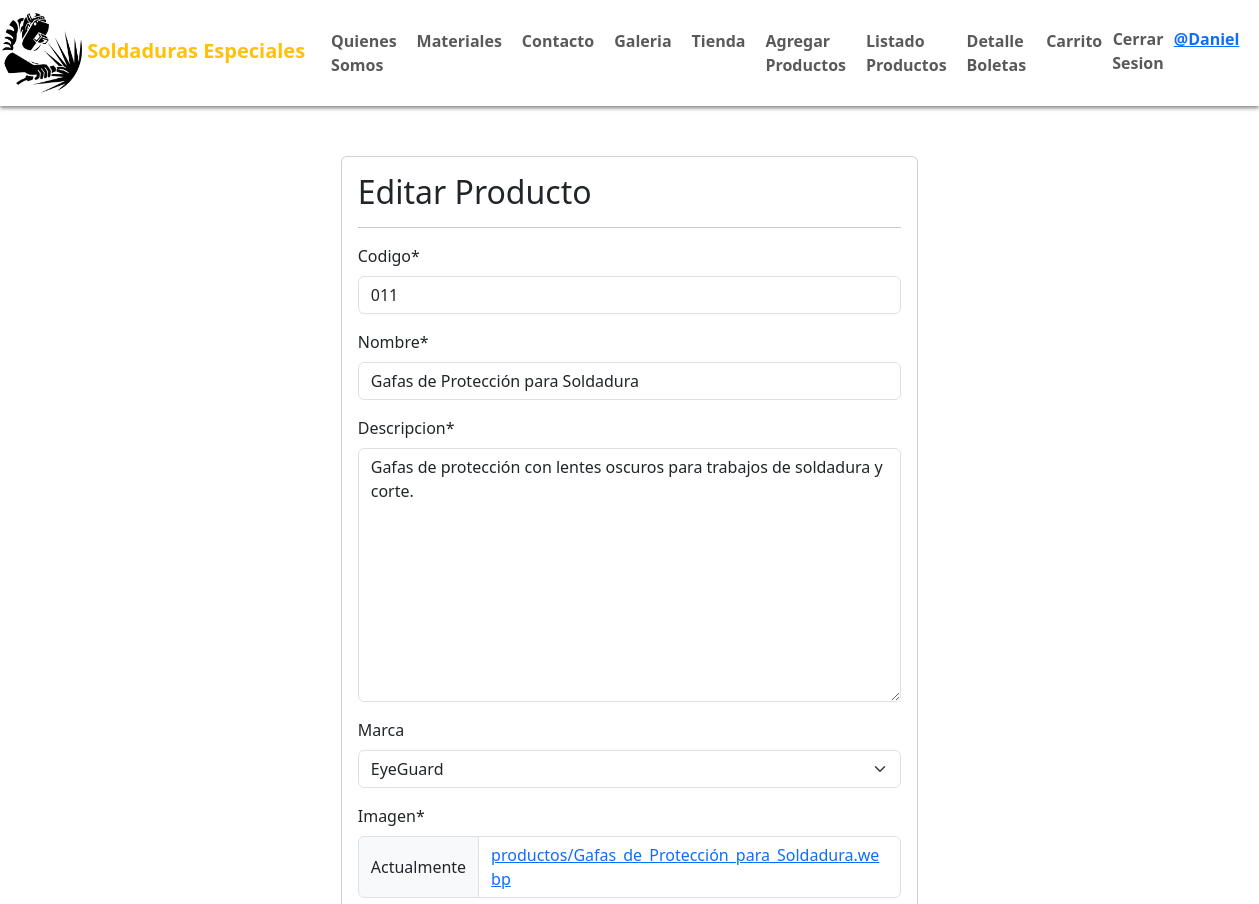
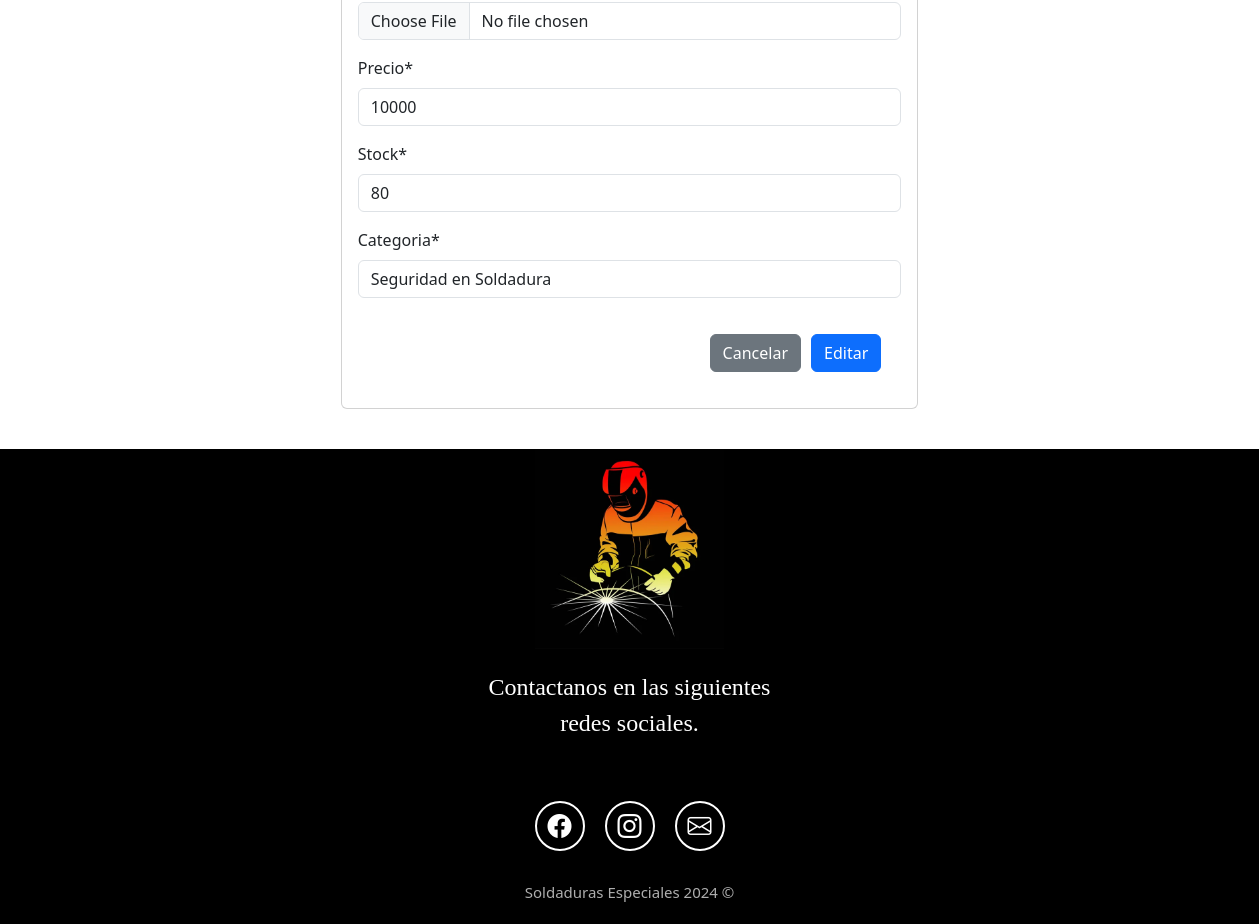
The app's page /modificar-productos/11/ (signed in) with its own data (2 pictures, top to bottom).
### myapp/models.py (models this page shows, shortened)
class Producto(models.Model):
    codigo = models.CharField(max_length=100, unique=True)
    nombre = models.CharField(max_length=200)
    descripcion = models.TextField()
    marca = models.ForeignKey(Marca, on_delete=models.PROTECT, null=True, blank=True, default=None)
    imagen = models.ImageField(upload_to='productos', null=True)
    precio = models.IntegerField()
    stock = models.IntegerField()
    categoria = models.CharField(max_length=100)

class Marca(models.Model):
    nombre= models.CharField(max_length=50)
    def __str__(self):
        return self.nombre

### myapp/views.py (the view, shortened to what this page needs)
# urls.py: path('modificar-productos/<id>/', views.modificar_productos, name="modificar_productos"),
@permission_required('myapp.change_producto')
def modificar_productos(request, id):
    producto = get_object_or_404(Producto, id=id)
    data = {
        'form': ProductoForm(instance=producto)
    }
    return render(request, 'myapp/modificar.html', data)

### myapp/forms.py (shortened to what this page needs)
class ProductoForm(forms.ModelForm):
    nombre = forms.CharField(min_length=3, max_length=50)
    precio = forms.IntegerField(min_value=1, max_value=1500000)
    codigo = forms.CharField(min_length=3, max_length=30)
    stock = forms.IntegerField(min_value=0, max_value=99)
    class Meta:
        model = Producto
        fields = '__all__'

### myapp/templates/myapp/modificar.html (shortened to what this page needs)
{% extends 'myapp/base.html' %}
{% block content %}
{% load crispy_forms_tags %}
        <div class="row" style="padding: 40px; margin-top: -20px;">
            <div class="col-12 col-md-6 offset-md-3">
                <div class="card">
                    <div class="card-body">
                        <h2>Editar Producto</h2>
                        <hr>
                        <form action="" method="post" enctype="multipart/form-data">
                            {{ form | crispy }}
                            <div class="d-flex justify-content-end" style="padding: 20px; gap: 10px;" >
                                <input type="reset" value="Cancelar" class="btn btn-secondary">
                                <input type="submit" value="Editar" class="btn btn-primary">
                            </div>
                        </form>
            </div>
        </div>
    </div>
</div>
{% endblock %}

### myapp/templates/myapp/base.html (shortened to what this page needs)
{% load static %}
<!DOCTYPE html>
<html lang="en">
<head>
    <link rel="stylesheet" href="{% static 'css/base.css' %}">
    <link href="https://cdn.jsdelivr.net/npm/bootstrap@5.3.3/dist/css/bootstrap.min.css" rel="stylesheet">
    <link rel="stylesheet" href="https://cdn.jsdelivr.net/npm/bootstrap-icons@1.11.3/font/bootstrap-icons.min.css">
</head>
<body>
    <header>
        <nav class="navbar navbar-expand-md navbar-light bg-succes">
            <div class="container-fluid" style="margin-left: -10px">
                <a class="navbar-brand" href="#">
                    <img src="{% static 'img/solda.jpg' %}" width="80px" height="80px">
                    <span class="text-warning">Soldaduras Especiales</span>
                </a>
                <div class="collapse navbar-collapse" id="menu" style="font-size: 1rem;">
                    <ul class="navbar-nav me-auto">
                        <li class="nav-item">
                            <a class="nav-link" href="{% url 'index' %}">Quienes Somos</a>
                        </li>
                        <li class="nav-item">
                            <a class="nav-link" href="{% url 'materiales' %}">Materiales</a>
                        </li>
                        <li class="nav-item">
                            <a class="nav-link" href="{% url 'contacto' %}">Contacto</a>
                        </li>
                        <li class="nav-item">
                            <a class="nav-link" href="{% url 'galeria' %}">Galeria</a>
                        </li>
                        <li class="nav-item">
                            <a class="nav-link" href="{% url 'tienda_productos' %}">Tienda</a>
                        </li>
                        {% if perms.app.add_producto %}
                            <li class="nav-item">
                                <a class="nav-link" href="{% url 'agregar_producto' %}">Agregar Productos</a>
                            </li>
                        {% endif %}
                        {% if perms.app.view_producto %}
                            <li class="nav-item">
                                <a class="nav-link" href="{% url 'listar_productos' %}">Listado Productos</a>
                            </li>
                        {% endif %}
                    </ul>
                    <ul class="navbar-nav ms-auto">
                        {% if user.is_authenticated %}
                            <li class="nav-item">
                                <a class="nav-link" href="{% url 'listar_ventas' %}">Detalle Boletas</a>
                            </li>
                            <li class="nav-item">
                                <a class="nav-link" href="{% url 'ver_carrito' %}">Carrito</a>
                            </li>
                            <li>
                                <form method="post" action="{% url 'logout' %}">
                                    <button type="submit" class="nav-link btn btn-link" style="padding: 0; border: none;">Cerrar Sesion</button>
                                </form>
                            </li>
                            <li>
                                <a href="{% url 'editar_perfil' %}">@{{ user.username }}</a>
                            </li>
                        {% endif %}
                    </ul>
                </div>
            </div>
        </nav>
    </header>
    <main>
        {% block content %}
        {% endblock %}
    </main>
    <footer class="oscuro d-flex flex-column align-items-center justify-content-center">
        <img src="{% static 'img/footer-logo.jpg' %}" class="footer-logo" alt="logo de footer">
        <p class="oscuro footer-texto text-center">Contactanos en las siguientes <br>redes sociales.</p>
        <div class="iconos-redes-sociales d-flex flex-wrap align-items-center justify-content-center">
            <a href="https://www.facebook.com/soldadurasespecialesmaipu" target="_blank" rel="noopener noreferrer">
                <i class="bi bi-facebook"></i>
            </a>
            <a href="https://www.instagram.com/soldadurasespeciales_maipu/" target="_blank" rel="noopener noreferrer">
                <i class="bi bi-instagram"></i>
            </a>
            <a href="mailto:Camilourra.1992@gmail.com" target="_blank" rel="noopener noreferrer">
                <i class="bi bi-envelope"></i>
            </a>
        </div>
        <div class="derechos">Soldaduras Especiales 2024 &#169;</div>
    </footer>
</body>
</html>

### myapp/static/css/base.css (style rules this page uses)
* { box-sizing: border-box; }
nav { position: fixed; width: 100%; box-shadow: 0 2px 4px 0 rgba(0,0,0,.5); margin-bottom: 30px; padding-bottom: 20px; }
body { font-family: 'Franklin Gothic Medium', 'Arial Narrow', Arial, sans-serif; margin: 0; }
h2 { font-size: 2.7em; }
p { font-size: 1.25em; }
ul { list-style: none; }
button { font-size: 1.5em; font-weight: bold; padding: 10px 20px; color: aliceblue; }
.oscuro { color: white; background-color: black; }
header { text-decoration: none; font-weight: bold; font-size: 1rem; }
#menu a { border-radius: 20px; padding: 2px 10px; }
.footer-logo { width: auto; height: 200px; display: flex; flex-wrap: wrap; }
.footer-texto { font-size: 1.5rem; padding: 20px; margin-bottom: 30px; font-family: 'Times New Roman', Times, serif; }
.iconos-redes-sociales a { width: 50px; height: 50px; display: flex; align-items: center; justify-content: center; padding: 2px; margin: 10px; border: 2px solid white; border-radius: 50%; transition: all 0.2s ease-in; }
.iconos-redes-sociales i { color: white; font-size: 1.5rem; transition: all 0.2s ease-in; }
.derechos { font-size: 15px; color: #aeaeae; padding: 20px; }

### records on screen
Producto: codigo "011", nombre "Gafas de Protección para Soldadura", descripcion "Gafas de protección con lentes oscuros para trabajos de soldadura y corte.", marca "EyeGuard", precio "10000", stock "80", categoria "Seguridad en Soldadura"

### other values on screen
{{ user.username }} "Daniel"
